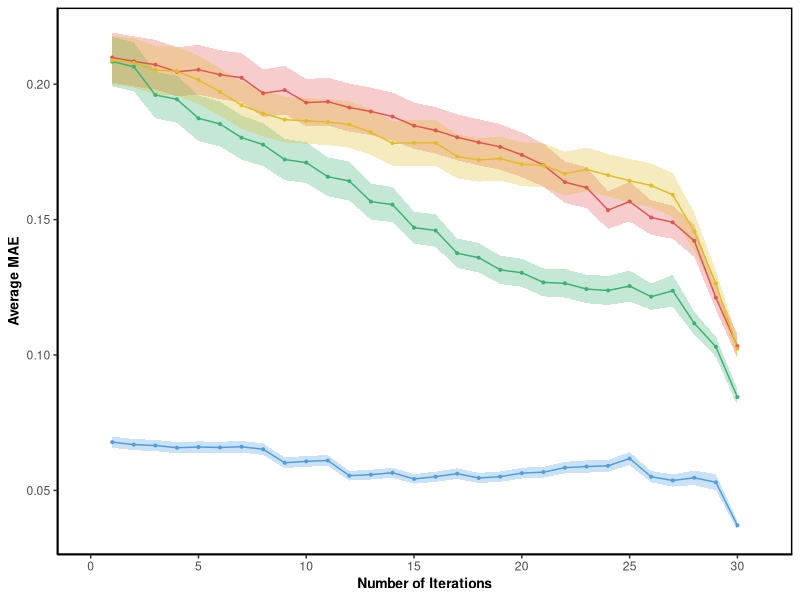
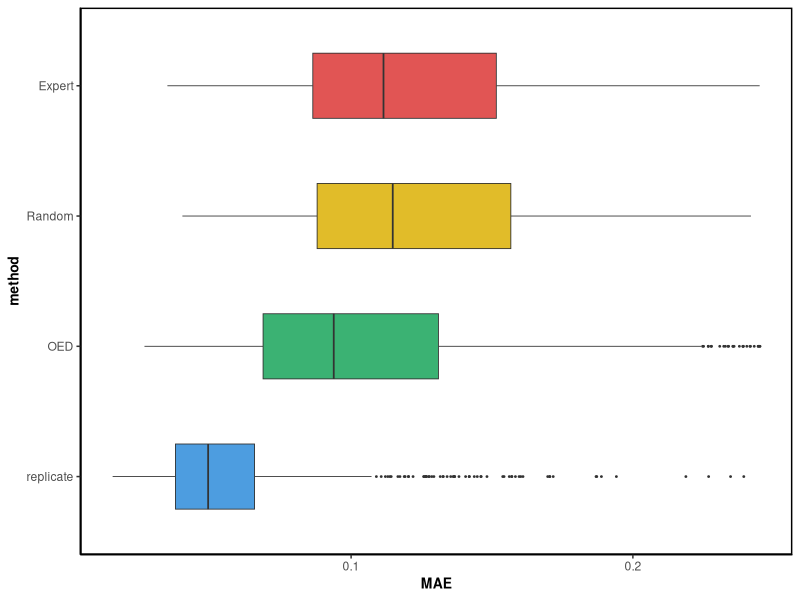
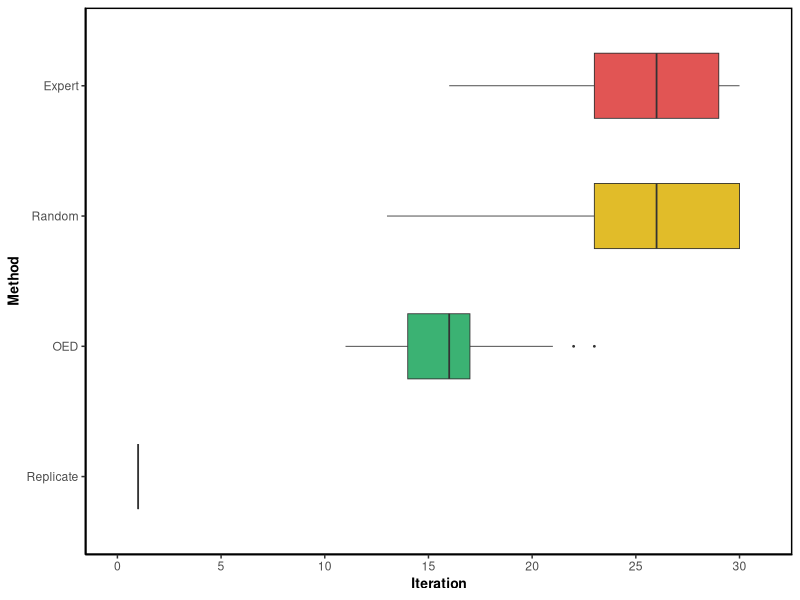
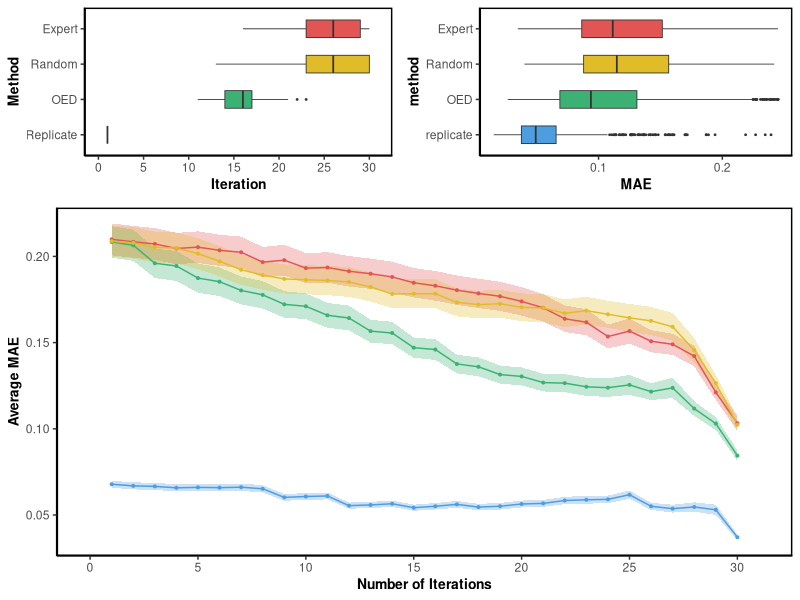
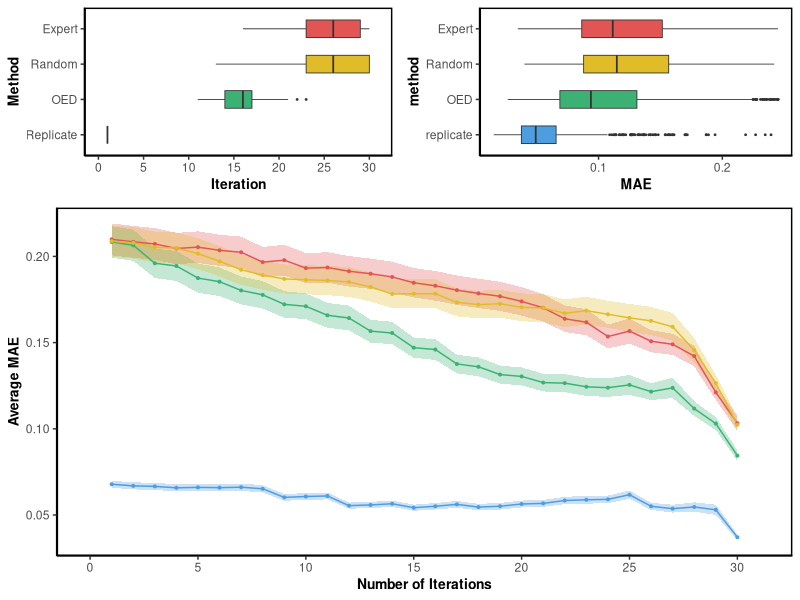

Recreate these plots in R, in order.
#' Reproduce Figure 2B in the manuscript
#' Inputs: "./data/simulation_runs_prediction_MAEs.csv"
#'         "./data/simulation_runs_iterations_prediction_MAE_LT_147_MI.csv"
#' Output: "./figures/figure_2B.pdf"
#'          

library(dplyr)
library(ggplot2)
library(scales)
require(cowplot)
library(gridExtra)
library(reshape2)

#' Get the personalized theme used throughout the script
get_custom_theme <- function() {
  font_ratio <- 1.25
  return(theme(panel.grid.major = element_blank(), 
               panel.grid.minor = element_blank(),
               panel.background = element_blank(),
               legend.box.background = element_blank(),
               plot.title = element_text(hjust = 0.5),
               legend.title=element_blank(),
               legend.key.width = unit(3, "line"),
               legend.key = element_blank(),
               legend.position = "none",
               strip.background = element_blank(),
               axis.line = element_line(colour = "black"),
               panel.border = element_rect(fill=NA, size=1),
               legend.key.size = unit(0.5, "cm"),
               axis.text = element_text(size=7*font_ratio),
               axis.title = element_text(size=8*font_ratio, face='bold'),
               text = element_text(family="Helvetica", size=7*font_ratio)))
}

#' Calculate the mean and confidence intervals for a given iteration.
my_t_test <- function(x){
  summary <- t.test(x, mu=mean(x), conf.level = 0.95)
  names(summary$estimate) <- NULL
  list(mean=summary$estimate[1], l=summary$conf.int[1], h=summary$conf.int[2])
}

#' Calculate the mean and condifence intervals for all iterations.
get_summary <- function(df_Diff, method){
  summ <- apply(df_Diff, 2, my_t_test)
  df_summ <- bind_rows(summ)
  df_summ$iteration <- c(1:num_iter)
  df_summ$method <- method
  
  return(df_summ)
}

# General settings
colors_assigned <- c("OED"="#3bb273","replicate"="#4d9de0" ,"Replicate"="#4d9de0", 
                     "Random"="#e1bc29", "Expert"="#e15554", "Imbalance" = "#000000",
                     "-1"="#e15554", "1"="#4d9de0")
OED_Method_Name_Other = "EN"
OED_Method_Name = "MI"
num_iter <- 30
set.seed(1)
percent_format(digits = 0)


# 1) Read the data
df <- read.table(file.path("./data/simulation_runs_prediction_MAEs.csv"), sep = ",", header = TRUE )

# 2) Calculate mean and confidence intervals per-iteration for each method
df_summ_Random <- get_summary(df[df$method == "Random", c(1:num_iter)], "Random")
df_summ_OED <- get_summary(df[df$method == OED_Method_Name, c(1:num_iter)], "OED")
df_summ_Expert <- get_summary(df[df$method == "Expert", c(1:num_iter)], "Expert")
df_summ_Replicate <- get_summary(df[df$method == "replicate", c(1:num_iter)], "Replicate")
df_summ <- rbind(df_summ_OED, df_summ_Expert, df_summ_Replicate, df_summ_Random)

# 3) Plot the summary (main part of the figure)
gPlot_p1 <- ggplot(df_summ, aes(x=iteration, y=mean, ymin=l, ymax=h, fill=method, colour=method))+
  geom_ribbon(alpha=0.3, colour = NA)+
  geom_line()+
  geom_point(size = 0.7)+
  scale_x_continuous("Number of Iterations", breaks = seq(0, num_iter, by = 5), limits = c(0, 31))+
  scale_y_continuous("Average MAE")+
  scale_fill_manual(values = colors_assigned)+
  scale_colour_manual(values = colors_assigned)+
  get_custom_theme()
print(gPlot_p1)

# 4) Create data summary relating to the iteration with maximum gap in MAE 
#       between the random and OED methods (iteration 23)
df_oed_means <- df_summ[df_summ$method == "OED", c("iteration", "mean")]
df_rnd_means <- df_summ[df_summ$method == "Random",c("iteration", "mean")]
idx_max_gap <- df_oed_means[which.max(df_rnd_means$mean - df_oed_means$mean),]$iteration
df_max_iter <- df[df$method != OED_Method_Name_Other ,c(idx_max_gap, ncol(df))]
df_max_iter$method <- factor(df_max_iter$method)
levels(df_max_iter$method)[levels(df_max_iter$method)==OED_Method_Name] <- "OED"
df_max_iter$method <- factor(df_max_iter$method, levels=c("replicate", "OED", "Random", "Expert"))
colnames(df_max_iter) <- c("MAE", "method")

# 5) Plot the boxplot for MAEs at iteration with maximum gap
gPlot_p2 <- ggplot(df_max_iter, aes(y=MAE, x=method, fill=method))+
  geom_boxplot(width=.5, outlier.size = .3, lwd = .3)+
  scale_y_continuous(limits = quantile(df_max_iter$MAE, c(0.0, 0.9)), breaks = c(0.1, 0.2))+
  #scale_y_continuous(limits = c(mae_min, mae_max))+
  coord_flip()+
  scale_fill_manual(values = colors_assigned)+
  get_custom_theme()
print(gPlot_p2)

# 6) Find number of iterations necessary to achive error of OED at iteration 15 (MAE=0.147)
df_iter <- read.table(file.path("./data/simulation_runs_iterations_prediction_MAE_LT_147_MI.csv"), sep = ",", header = TRUE )
df_iter$Replicate <- 1
df_iter_m <- melt(df_iter, measure.vars = colnames(df_iter), value.name = "Iteration", variable.name = "Method")
df_iter_m$Method <- factor(df_iter_m$Method, levels=c("Replicate", "OED", "Random", "Expert"))
# Calculate pvalue for : OED reaches error before Random
t.test(df_iter$OED, df_iter$Random, alternative = "less", paired = TRUE)

# 7) Plot the boxplot for number of iterations necessary to achive error of OED at iteration 15 (MAE=0.147)
gPlot_p3 <- ggplot(df_iter_m, aes(y=Iteration, x=Method, fill=Method))+
  geom_boxplot(width=.5, outlier.size = .3, lwd = .3)+
  scale_y_continuous(na.value = 31, breaks = seq(0, num_iter, by = 5), limits = c(0, 31))+
  scale_fill_manual(values = colors_assigned)+
  coord_flip()+
  get_custom_theme()
print(gPlot_p3)  

gCombA <- plot_grid(gPlot_p3, gPlot_p2, ncol=2, nrow = 1, rel_widths = c(1,1))
gComb <- plot_grid(gCombA, gPlot_p1, ncol=1, nrow = 2, rel_heights = c(1, 2))
print(gComb)
ggsave("./figures/figure_2B.pdf", gComb, dpi = 600, width=5 , height =  3.5)
